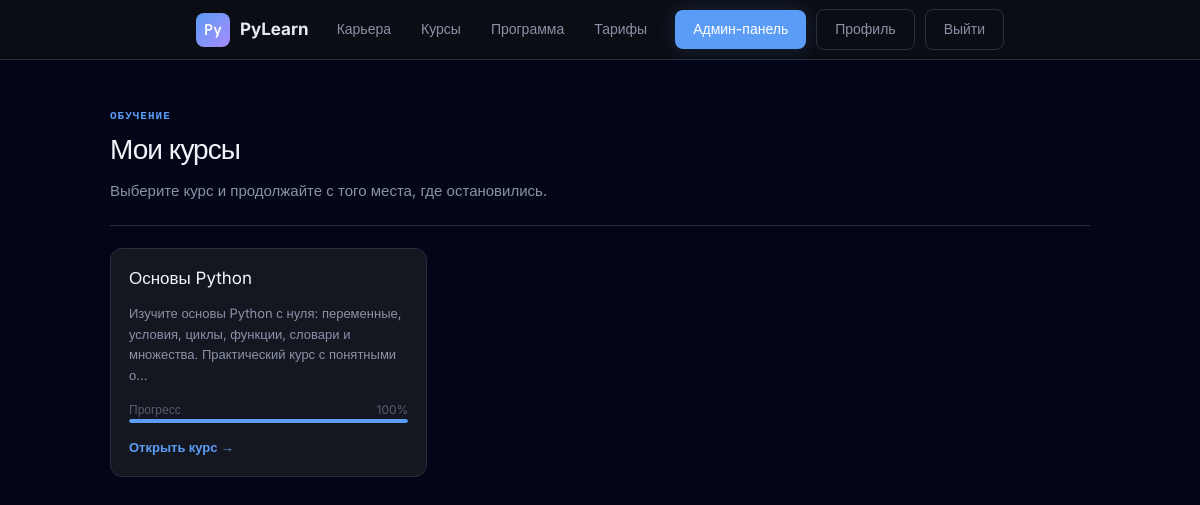
The app's page /students/ (signed in) with its own data.
### courses/models.py (models this page shows, shortened)
class Course(models.Model):
    title = models.CharField(max_length=200)
    description = models.TextField(blank=True)
    slug = models.SlugField(unique=True)

### students/views.py (the view)
# urls.py: path('', course_list, name='course_list'),
@login_required
def course_list(request):
    courses = Course.objects.all()
    course_progress = {}
    for course in courses:
        total_lessons = sum(module.lessons.count() for module in course.modules.all())
        completed_lessons = LessonProgress.objects.filter(
            user=request.user,
            lesson__module__course=course,
            is_completed=True
        ).count()
        progress_percent = 0
        if total_lessons > 0:
            progress_percent = int(completed_lessons / total_lessons * 100)
        course_progress[course.id] = progress_percent
    return render(request, 'students/course_list.html', {
        'courses': courses,
        'course_progress': course_progress
    })

### students/templatetags/custom_filters.py (called while the page is built)
@register.filter
def get_item(dictionary, key):
    return dictionary.get(key)

### students/templates/students/course_list.html
{% extends "base.html" %}{% load custom_filters %}{% load static %}{% block title %}Курсы{% endblock %}{% block link %}<link rel="stylesheet" href="{% static 'css/learning.css' %}">{% endblock %}{% block content %}<div class="learning"><header class="learning-header"><div><p class="learning-kicker">Обучение</p><h1 class="learning-title">Мои курсы</h1><p class="learning-lead">Выберите курс и продолжайте с того места, где остановились.</p></div></header>{% if courses %}<div class="course-grid">{% for course in courses %}<article class="course-card"><h2>{{ course.title }}</h2><p>{{ course.description|truncatechars:120 }}</p><div><div class="progress-meta"><span>Прогресс</span><span>{{ course_progress|get_item:course.id }}%</span></div><div class="progress-line"><span style="width:{{ course_progress|get_item:course.id }}%"></span></div></div><a href="{% url 'students:course_detail' course.slug %}" class="course-link">Открыть курс →</a></article>{% endfor %}</div>{% else %}<div class="learning-panel">Курсов пока нет.</div>{% endif %}</div>{% endblock %}

### static/css/theme.css (style rules this page uses)
:root { --bg-base: #0d0f14; --bg-surface: #141720; --bg-card: #1a1e2b; --bg-hover: #212636; --border: #2a2f40; --border-light: #323848; --text-primary: #e8eaf0; --text-secondary:#8b92a8; --text-muted: #555d72; --accent: #5b9cf6; --accent-glow: rgba(91,156,246,.18); --accent-dim: rgba(91,156,246,.08); --green: #3dd68c; --green-dim: rgba(61,214,140,.1); --orange: #f5a524; --orange-dim: rgba(245,165,36,.1); --red: #f55; --radius: 10px; --radius-lg:16px; --font-mono: 'JetBrains Mono', monospace; --font-sans: 'Inter', sans-serif; }
*, *::before, *::after { box-sizing: border-box; margin: 0; padding: 0; }
html { scroll-behavior: smooth; }
body { background: var(--bg-base); color: var(--text-primary); font-family: var(--font-sans); font-size: 15px; line-height: 1.6; }
a { color: inherit; }

### students/static/css/learning.css (style rules this page uses)
.learning { max-width:980px; margin:0 auto; }
.learning-header { display:flex; justify-content:space-between; align-items:flex-end; gap:18px; padding:8px 0 22px; border-bottom:1px solid var(--border); margin-bottom:22px; }
.learning-kicker { color:var(--accent); font:600 11px var(--font-mono); letter-spacing:.09em; text-transform:uppercase; margin:0 0 5px; }
.learning-title { margin:0; font-size:28px; letter-spacing:-.035em; }
.learning-lead { color:var(--text-secondary); margin:7px 0 0; }
.course-grid { display:grid; grid-template-columns:repeat(auto-fill,minmax(250px,1fr)); gap:14px; }
.course-card,.learning-panel,.module-row { background:var(--bg-surface); border:1px solid var(--border); border-radius:12px; }
.course-card { padding:18px; display:flex; flex-direction:column; gap:14px; transition:border-color .18s; }
.course-card h2 { font-size:17px; line-height:1.3; margin:0; }
.course-card p { color:var(--text-secondary); font-size:13px; margin:0; flex:1; }
.progress-meta { display:flex; justify-content:space-between; color:var(--text-muted); font-size:12px; }
.progress-line { height:4px; overflow:hidden; background:var(--border); border-radius:99px; }
.progress-line span { display:block; height:100%; background:var(--accent); border-radius:inherit; }
.course-link { color:var(--accent); text-decoration:none; font-size:13px; font-weight:600; }

### records on screen
Course: title "Основы Python", description "Изучите основы Python с нуля: переменные, условия, циклы, функции, словари и множества. Практический курс с понятными о…", id "100"
